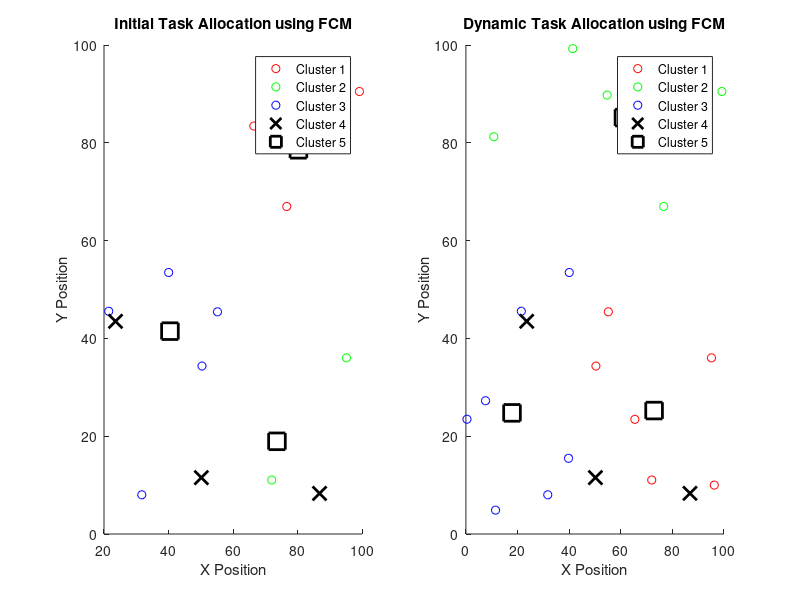

Here is the MATLAB script that generated this plot:
% MATLAB script for dynamic task allocation using FCM

% Clear workspace and command window
clear;
clc;

% Number of robots
numRobots = 3;

% Initial number of tasks
numInitialTasks = 10;

% Generate random positions for robots and initial tasks (2D coordinates)
robotPositions = rand(numRobots, 2) * 100;
taskPositions = rand(numInitialTasks, 2) * 100;

% Number of clusters (should be the same as the number of robots)
numClusters = numRobots;

% Perform FCM clustering on the initial task positions
[centers, U] = fcm(taskPositions, numClusters);

% Assign each initial task to the closest robot based on membership values
taskAssignments = zeros(numInitialTasks, 1);

for i = 1:numInitialTasks
    [~, maxIdx] = max(U(:, i));
    taskAssignments(i) = maxIdx;
end

% Plot initial allocation
figure;
subplot(1,2,1);
gscatter(taskPositions(:,1), taskPositions(:,2), taskAssignments, 'rgbmc', 'o');
hold on;
plot(robotPositions(:,1), robotPositions(:,2), 'kx', 'MarkerSize', 10, 'LineWidth', 2);
plot(centers(:,1), centers(:,2), 'ks', 'MarkerSize', 12, 'LineWidth', 2);
title('Initial Task Allocation using FCM');
xlabel('X Position');
ylabel('Y Position');
legend('Cluster 1','Cluster 2','Cluster 3','Cluster 4','Cluster 5','Robots','Cluster Centers');
hold off;

% Introduce new tasks dynamically
numNewTasks = 10;
newTaskPositions = rand(numNewTasks, 2) * 100;
totalTasks = [taskPositions; newTaskPositions];

% Recalculate FCM with the new tasks included
[centers, U] = fcm(totalTasks, numClusters);

% Assign tasks to the closest robot based on updated membership values
totalAssignments = zeros(numInitialTasks + numNewTasks, 1);

for i = 1:numInitialTasks + numNewTasks
    [~, maxIdx] = max(U(:, i));
    totalAssignments(i) = maxIdx;
end

% Plot the dynamic task allocation result
subplot(1,2,2);
gscatter(totalTasks(:,1), totalTasks(:,2), totalAssignments, 'rgbmc', 'o');
hold on;
plot(robotPositions(:,1), robotPositions(:,2), 'kx', 'MarkerSize', 10, 'LineWidth', 2);
plot(centers(:,1), centers(:,2), 'ks', 'MarkerSize', 12, 'LineWidth', 2);
title('Dynamic Task Allocation using FCM');
xlabel('X Position');
ylabel('Y Position');
legend('Cluster 1','Cluster 2','Cluster 3','Cluster 4','Cluster 5','Robots','Cluster Centers');
hold off;
